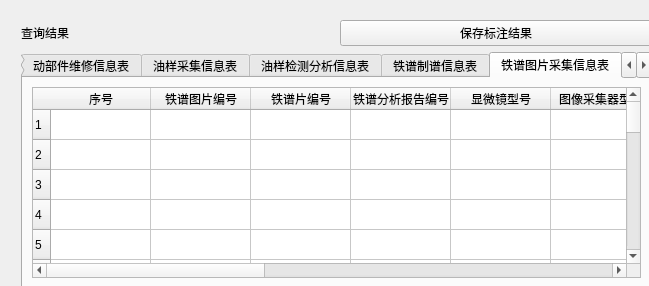
<?xml version="1.0" encoding="UTF-8"?>
<ui version="4.0">
 <class>buttom</class>
 <widget class="QWidget" name="buttom">
  <property name="geometry">
   <rect>
    <x>0</x>
    <y>0</y>
    <width>649</width>
    <height>286</height>
   </rect>
  </property>
  <property name="windowTitle">
   <string>Form</string>
  </property>
  <widget class="QWidget" name="layoutWidget">
   <property name="geometry">
    <rect>
     <x>21</x>
     <y>20</y>
     <width>631</width>
     <height>269</height>
    </rect>
   </property>
   <layout class="QVBoxLayout" name="verticalLayout">
    <item>
     <layout class="QHBoxLayout" name="horizontalLayout">
      <item>
       <widget class="QLabel" name="label_7">
        <property name="text">
         <string>查询结果</string>
        </property>
       </widget>
      </item>
      <item>
       <widget class="QPushButton" name="pushButton">
        <property name="text">
         <string>保存标注结果</string>
        </property>
       </widget>
      </item>
     </layout>
    </item>
    <item>
     <widget class="QTabWidget" name="tabWidget_2">
      <property name="currentIndex">
       <number>6</number>
      </property>
      <widget class="QWidget" name="tab_3">
       <attribute name="title">
        <string>装备信息表</string>
       </attribute>
       <layout class="QGridLayout" name="gridLayout">
        <item row="0" column="0">
         <widget class="QTableWidget" name="twLend">
          <row>
           <property name="text">
            <string>1</string>
           </property>
          </row>
          <row>
           <property name="text">
            <string>2</string>
           </property>
          </row>
          <row>
           <property name="text">
            <string>3</string>
           </property>
          </row>
          <row>
           <property name="text">
            <string>4</string>
           </property>
          </row>
          <row>
           <property name="text">
            <string>5</string>
           </property>
          </row>
          <row>
           <property name="text">
            <string>6</string>
           </property>
          </row>
          <column>
           <property name="text">
            <string>序号</string>
           </property>
          </column>
          <column>
           <property name="text">
            <string>机号</string>
           </property>
          </column>
          <column>
           <property name="text">
            <string>机型</string>
           </property>
          </column>
          <column>
           <property name="text">
            <string>单位编号</string>
           </property>
          </column>
          <column>
           <property name="text">
            <string>飞行小时数</string>
           </property>
          </column>
          <column>
           <property name="text">
            <string>运行阶段</string>
           </property>
          </column>
          <column>
           <property name="text">
            <string>修复次数</string>
           </property>
          </column>
         </widget>
        </item>
       </layout>
      </widget>
      <widget class="QWidget" name="tab_4">
       <attribute name="title">
        <string>动部件信息表</string>
       </attribute>
       <layout class="QGridLayout" name="gridLayout_2">
        <item row="0" column="0">
         <widget class="QTableWidget" name="twLend_2">
          <row>
           <property name="text">
            <string>1</string>
           </property>
          </row>
          <row>
           <property name="text">
            <string>2</string>
           </property>
          </row>
          <row>
           <property name="text">
            <string>3</string>
           </property>
          </row>
          <row>
           <property name="text">
            <string>4</string>
           </property>
          </row>
          <row>
           <property name="text">
            <string>5</string>
           </property>
          </row>
          <row>
           <property name="text">
            <string>6</string>
           </property>
          </row>
          <column>
           <property name="text">
            <string>序号</string>
           </property>
          </column>
          <column>
           <property name="text">
            <string>动部件编号</string>
           </property>
          </column>
          <column>
           <property name="text">
            <string>动部件型号</string>
           </property>
          </column>
          <column>
           <property name="text">
            <string>动部件名称</string>
           </property>
          </column>
          <column>
           <property name="text">
            <string>运行时数</string>
           </property>
          </column>
          <column>
           <property name="text">
            <string>运行阶段</string>
           </property>
          </column>
          <column>
           <property name="text">
            <string>机号</string>
           </property>
          </column>
          <column>
           <property name="text">
            <string>机型</string>
           </property>
          </column>
          <column>
           <property name="text">
            <string>动部件起始日期</string>
           </property>
          </column>
          <column>
           <property name="text">
            <string>动部件终止日期</string>
           </property>
          </column>
         </widget>
        </item>
       </layout>
      </widget>
      <widget class="QWidget" name="tab_6">
       <attribute name="title">
        <string>动部件维修信息表</string>
       </attribute>
       <layout class="QGridLayout" name="gridLayout_3">
        <item row="0" column="0">
         <widget class="QTableWidget" name="twLend_3">
          <row>
           <property name="text">
            <string>1</string>
           </property>
          </row>
          <row>
           <property name="text">
            <string>2</string>
           </property>
          </row>
          <row>
           <property name="text">
            <string>3</string>
           </property>
          </row>
          <row>
           <property name="text">
            <string>4</string>
           </property>
          </row>
          <row>
           <property name="text">
            <string>5</string>
           </property>
          </row>
          <row>
           <property name="text">
            <string>6</string>
           </property>
          </row>
          <column>
           <property name="text">
            <string>序号</string>
           </property>
          </column>
          <column>
           <property name="text">
            <string>动部件维修编号</string>
           </property>
          </column>
          <column>
           <property name="text">
            <string>动部件编号</string>
           </property>
          </column>
          <column>
           <property name="text">
            <string>动部件型号</string>
           </property>
          </column>
          <column>
           <property name="text">
            <string>维修原因</string>
           </property>
          </column>
          <column>
           <property name="text">
            <string>维修日期</string>
           </property>
          </column>
          <column>
           <property name="text">
            <string>维修次数</string>
           </property>
          </column>
          <column>
           <property name="text">
            <string>维修执行单位</string>
           </property>
          </column>
          <column>
           <property name="text">
            <string>维修内容</string>
           </property>
          </column>
          <column>
           <property name="text">
            <string>维修换件情况</string>
           </property>
          </column>
         </widget>
        </item>
       </layout>
      </widget>
      <widget class="QWidget" name="tab_8">
       <attribute name="title">
        <string>油样采集信息表</string>
       </attribute>
       <layout class="QGridLayout" name="gridLayout_4">
        <item row="0" column="0">
         <widget class="QTableWidget" name="twLend_4">
          <row>
           <property name="text">
            <string>1</string>
           </property>
          </row>
          <row>
           <property name="text">
            <string>2</string>
           </property>
          </row>
          <row>
           <property name="text">
            <string>3</string>
           </property>
          </row>
          <row>
           <property name="text">
            <string>4</string>
           </property>
          </row>
          <row>
           <property name="text">
            <string>5</string>
           </property>
          </row>
          <row>
           <property name="text">
            <string>6</string>
           </property>
          </row>
          <row>
           <property name="text">
            <string>7</string>
           </property>
          </row>
          <row>
           <property name="text">
            <string>8</string>
           </property>
          </row>
          <row>
           <property name="text">
            <string>9</string>
           </property>
          </row>
          <row>
           <property name="text">
            <string>10</string>
           </property>
          </row>
          <row>
           <property name="text">
            <string>11</string>
           </property>
          </row>
          <row>
           <property name="text">
            <string>12</string>
           </property>
          </row>
          <column>
           <property name="text">
            <string>序号</string>
           </property>
          </column>
          <column>
           <property name="text">
            <string>油样编号</string>
           </property>
          </column>
          <column>
           <property name="text">
            <string>采样单位编号</string>
           </property>
          </column>
          <column>
           <property name="text">
            <string>机型</string>
           </property>
          </column>
          <column>
           <property name="text">
            <string>机号</string>
           </property>
          </column>
          <column>
           <property name="text">
            <string>监控部件名称</string>
           </property>
          </column>
          <column>
           <property name="text">
            <string>监控部件编号</string>
           </property>
          </column>
          <column>
           <property name="text">
            <string>采样点编号</string>
           </property>
          </column>
          <column>
           <property name="text">
            <string>滑油工作时效</string>
           </property>
          </column>
          <column>
           <property name="text">
            <string>滑油添加量</string>
           </property>
          </column>
          <column>
           <property name="text">
            <string>采样原因</string>
           </property>
          </column>
          <column>
           <property name="text">
            <string>采样单位</string>
           </property>
          </column>
          <column>
           <property name="text">
            <string>采样人</string>
           </property>
          </column>
          <column>
           <property name="text">
            <string>采样日期</string>
           </property>
          </column>
          <column>
           <property name="text">
            <string>采样时间</string>
           </property>
          </column>
          <column>
           <property name="text">
            <string>采样时机</string>
           </property>
          </column>
          <column>
           <property name="text">
            <string>采样方式</string>
           </property>
          </column>
          <column>
           <property name="text">
            <string>采样量</string>
           </property>
          </column>
          <column>
           <property name="text">
            <string>采样说明</string>
           </property>
          </column>
          <column>
           <property name="text">
            <string>送样人</string>
           </property>
          </column>
          <column>
           <property name="text">
            <string>送样日期</string>
           </property>
          </column>
          <column>
           <property name="text">
            <string>送样时间</string>
           </property>
          </column>
         </widget>
        </item>
       </layout>
      </widget>
      <widget class="QWidget" name="tab_10">
       <attribute name="title">
        <string>油样检测分析信息表</string>
       </attribute>
       <layout class="QGridLayout" name="gridLayout_7">
        <item row="0" column="0">
         <widget class="QTableWidget" name="twLend_5">
          <row>
           <property name="text">
            <string>1</string>
           </property>
          </row>
          <row>
           <property name="text">
            <string>2</string>
           </property>
          </row>
          <row>
           <property name="text">
            <string>3</string>
           </property>
          </row>
          <row>
           <property name="text">
            <string>4</string>
           </property>
          </row>
          <row>
           <property name="text">
            <string>5</string>
           </property>
          </row>
          <row>
           <property name="text">
            <string>6</string>
           </property>
          </row>
          <row>
           <property name="text">
            <string>7</string>
           </property>
          </row>
          <row>
           <property name="text">
            <string>8</string>
           </property>
          </row>
          <row>
           <property name="text">
            <string>9</string>
           </property>
          </row>
          <row>
           <property name="text">
            <string>10</string>
           </property>
          </row>
          <row>
           <property name="text">
            <string>11</string>
           </property>
          </row>
          <row>
           <property name="text">
            <string>12</string>
           </property>
          </row>
          <column>
           <property name="text">
            <string>序号</string>
           </property>
          </column>
          <column>
           <property name="text">
            <string>油样编号</string>
           </property>
          </column>
          <column>
           <property name="text">
            <string>检测分析单位名称</string>
           </property>
          </column>
          <column>
           <property name="text">
            <string>送检单位</string>
           </property>
          </column>
          <column>
           <property name="text">
            <string>送检原因</string>
           </property>
          </column>
          <column>
           <property name="text">
            <string>送样人</string>
           </property>
          </column>
          <column>
           <property name="text">
            <string>收油样日期</string>
           </property>
          </column>
          <column>
           <property name="text">
            <string>收油样人</string>
           </property>
          </column>
          <column>
           <property name="text">
            <string>污染度分析方法</string>
           </property>
          </column>
          <column>
           <property name="text">
            <string>污染度分析人</string>
           </property>
          </column>
          <column>
           <property name="text">
            <string>污染度分析日期</string>
           </property>
          </column>
          <column>
           <property name="text">
            <string>污染度分析设备</string>
           </property>
          </column>
          <column>
           <property name="text">
            <string>污染度分析报告编号</string>
           </property>
          </column>
          <column>
           <property name="text">
            <string>光谱分析方法</string>
           </property>
          </column>
          <column>
           <property name="text">
            <string>光谱分析人</string>
           </property>
          </column>
          <column>
           <property name="text">
            <string>光谱分析日期</string>
           </property>
          </column>
          <column>
           <property name="text">
            <string>光谱分析设备</string>
           </property>
          </column>
          <column>
           <property name="text">
            <string>光谱分析报告编号</string>
           </property>
          </column>
          <column>
           <property name="text">
            <string>铁谱分析方法</string>
           </property>
          </column>
          <column>
           <property name="text">
            <string>铁谱分析人</string>
           </property>
          </column>
          <column>
           <property name="text">
            <string>铁谱分析日期</string>
           </property>
          </column>
          <column>
           <property name="text">
            <string>铁谱分析设备</string>
           </property>
          </column>
          <column>
           <property name="text">
            <string>铁谱分析报告编号</string>
           </property>
          </column>
          <column>
           <property name="text">
            <string>理化分析方法</string>
           </property>
          </column>
          <column>
           <property name="text">
            <string>理化分析人</string>
           </property>
          </column>
          <column>
           <property name="text">
            <string>理化分析日期</string>
           </property>
          </column>
          <column>
           <property name="text">
            <string>理化分析设备</string>
           </property>
          </column>
          <column>
           <property name="text">
            <string>理化分析报告编号</string>
           </property>
          </column>
         </widget>
        </item>
       </layout>
      </widget>
      <widget class="QWidget" name="tab_12">
       <attribute name="title">
        <string>铁谱制谱信息表</string>
       </attribute>
       <layout class="QGridLayout" name="gridLayout_8">
        <item row="0" column="0">
         <widget class="QTableWidget" name="twLend_6">
          <row>
           <property name="text">
            <string>1</string>
           </property>
          </row>
          <row>
           <property name="text">
            <string>2</string>
           </property>
          </row>
          <row>
           <property name="text">
            <string>3</string>
           </property>
          </row>
          <row>
           <property name="text">
            <string>4</string>
           </property>
          </row>
          <row>
           <property name="text">
            <string>5</string>
           </property>
          </row>
          <row>
           <property name="text">
            <string>6</string>
           </property>
          </row>
          <row>
           <property name="text">
            <string>7</string>
           </property>
          </row>
          <row>
           <property name="text">
            <string>8</string>
           </property>
          </row>
          <row>
           <property name="text">
            <string>9</string>
           </property>
          </row>
          <row>
           <property name="text">
            <string>10</string>
           </property>
          </row>
          <row>
           <property name="text">
            <string>11</string>
           </property>
          </row>
          <row>
           <property name="text">
            <string>12</string>
           </property>
          </row>
          <row>
           <property name="text">
            <string>13</string>
           </property>
          </row>
          <row>
           <property name="text">
            <string>14</string>
           </property>
          </row>
          <row>
           <property name="text">
            <string>15</string>
           </property>
          </row>
          <row>
           <property name="text">
            <string>16</string>
           </property>
          </row>
          <row>
           <property name="text">
            <string>17</string>
           </property>
          </row>
          <row>
           <property name="text">
            <string>18</string>
           </property>
          </row>
          <row>
           <property name="text">
            <string>19</string>
           </property>
          </row>
          <row>
           <property name="text">
            <string>20</string>
           </property>
          </row>
          <row>
           <property name="text">
            <string>21</string>
           </property>
          </row>
          <row>
           <property name="text">
            <string>22</string>
           </property>
          </row>
          <row>
           <property name="text">
            <string>23</string>
           </property>
          </row>
          <row>
           <property name="text">
            <string>24</string>
           </property>
          </row>
          <column>
           <property name="text">
            <string>序号</string>
           </property>
          </column>
          <column>
           <property name="text">
            <string>铁谱片编号</string>
           </property>
          </column>
          <column>
           <property name="text">
            <string>铁谱分析报告编号</string>
           </property>
          </column>
          <column>
           <property name="text">
            <string>油样编号</string>
           </property>
          </column>
          <column>
           <property name="text">
            <string>分析铁谱仪型号</string>
           </property>
          </column>
          <column>
           <property name="text">
            <string>铁谱片制取油样消耗量</string>
           </property>
          </column>
          <column>
           <property name="text">
            <string>铁谱片制取方法</string>
           </property>
          </column>
          <column>
           <property name="text">
            <string>铁谱片制取人</string>
           </property>
          </column>
         </widget>
        </item>
       </layout>
      </widget>
      <widget class="QWidget" name="tab_14">
       <attribute name="title">
        <string>铁谱图片采集信息表</string>
       </attribute>
       <layout class="QGridLayout" name="gridLayout_9">
        <item row="0" column="0">
         <widget class="QTableWidget" name="twLend_7">
          <row>
           <property name="text">
            <string>1</string>
           </property>
          </row>
          <row>
           <property name="text">
            <string>2</string>
           </property>
          </row>
          <row>
           <property name="text">
            <string>3</string>
           </property>
          </row>
          <row>
           <property name="text">
            <string>4</string>
           </property>
          </row>
          <row>
           <property name="text">
            <string>5</string>
           </property>
          </row>
          <row>
           <property name="text">
            <string>6</string>
           </property>
          </row>
          <row>
           <property name="text">
            <string>7</string>
           </property>
          </row>
          <row>
           <property name="text">
            <string>8</string>
           </property>
          </row>
          <row>
           <property name="text">
            <string>9</string>
           </property>
          </row>
          <row>
           <property name="text">
            <string>10</string>
           </property>
          </row>
          <row>
           <property name="text">
            <string>11</string>
           </property>
          </row>
          <row>
           <property name="text">
            <string>12</string>
           </property>
          </row>
          <row>
           <property name="text">
            <string>13</string>
           </property>
          </row>
          <row>
           <property name="text">
            <string>14</string>
           </property>
          </row>
          <row>
           <property name="text">
            <string>15</string>
           </property>
          </row>
          <row>
           <property name="text">
            <string>16</string>
           </property>
          </row>
          <row>
           <property name="text">
            <string>17</string>
           </property>
          </row>
          <row>
           <property name="text">
            <string>18</string>
           </property>
          </row>
          <row>
           <property name="text">
            <string>19</string>
           </property>
          </row>
          <row>
           <property name="text">
            <string>20</string>
           </property>
          </row>
          <row>
           <property name="text">
            <string>21</string>
           </property>
          </row>
          <row>
           <property name="text">
            <string>22</string>
           </property>
          </row>
          <row>
           <property name="text">
            <string>23</string>
           </property>
          </row>
          <row>
           <property name="text">
            <string>24</string>
           </property>
          </row>
          <column>
           <property name="text">
            <string>序号</string>
           </property>
          </column>
          <column>
           <property name="text">
            <string>铁谱图片编号</string>
           </property>
          </column>
          <column>
           <property name="text">
            <string>铁谱片编号</string>
           </property>
          </column>
          <column>
           <property name="text">
            <string>铁谱分析报告编号</string>
           </property>
          </column>
          <column>
           <property name="text">
            <string>显微镜型号</string>
           </property>
          </column>
          <column>
           <property name="text">
            <string>图像采集器型号</string>
           </property>
          </column>
          <column>
           <property name="text">
            <string>光源类型</string>
           </property>
          </column>
          <column>
           <property name="text">
            <string>放大倍数</string>
           </property>
          </column>
          <column>
           <property name="text">
            <string>铁谱图片采集区域</string>
           </property>
          </column>
          <column>
           <property name="text">
            <string>铁谱图片采集人</string>
           </property>
          </column>
          <column>
           <property name="text">
            <string>铁谱图片(路径)</string>
           </property>
          </column>
          <column>
           <property name="text">
            <string>铁谱图片识别分析信息</string>
           </property>
          </column>
          <column>
           <property name="text">
            <string>铁谱图片标识符号</string>
           </property>
          </column>
         </widget>
        </item>
       </layout>
      </widget>
      <widget class="QWidget" name="tab_16">
       <attribute name="title">
        <string>磨粒标注信息表</string>
       </attribute>
       <layout class="QGridLayout" name="gridLayout_5">
        <item row="0" column="0">
         <widget class="QTableWidget" name="twLend_8">
          <row>
           <property name="text">
            <string>1</string>
           </property>
          </row>
          <row>
           <property name="text">
            <string>2</string>
           </property>
          </row>
          <row>
           <property name="text">
            <string>3</string>
           </property>
          </row>
          <row>
           <property name="text">
            <string>4</string>
           </property>
          </row>
          <row>
           <property name="text">
            <string>5</string>
           </property>
          </row>
          <row>
           <property name="text">
            <string>6</string>
           </property>
          </row>
          <row>
           <property name="text">
            <string>7</string>
           </property>
          </row>
          <row>
           <property name="text">
            <string>8</string>
           </property>
          </row>
          <row>
           <property name="text">
            <string>9</string>
           </property>
          </row>
          <row>
           <property name="text">
            <string>10</string>
           </property>
          </row>
          <row>
           <property name="text">
            <string>11</string>
           </property>
          </row>
          <row>
           <property name="text">
            <string>12</string>
           </property>
          </row>
          <row>
           <property name="text">
            <string>13</string>
           </property>
          </row>
          <row>
           <property name="text">
            <string>14</string>
           </property>
          </row>
          <row>
           <property name="text">
            <string>15</string>
           </property>
          </row>
          <row>
           <property name="text">
            <string>16</string>
           </property>
          </row>
          <row>
           <property name="text">
            <string>17</string>
           </property>
          </row>
          <row>
           <property name="text">
            <string>18</string>
           </property>
          </row>
          <row>
           <property name="text">
            <string>19</string>
           </property>
          </row>
          <row>
           <property name="text">
            <string>20</string>
           </property>
          </row>
          <row>
           <property name="text">
            <string>21</string>
           </property>
          </row>
          <row>
           <property name="text">
            <string>22</string>
           </property>
          </row>
          <row>
           <property name="text">
            <string>23</string>
           </property>
          </row>
          <row>
           <property name="text">
            <string>24</string>
           </property>
          </row>
          <row>
           <property name="text">
            <string>25</string>
           </property>
          </row>
          <row>
           <property name="text">
            <string>26</string>
           </property>
          </row>
          <row>
           <property name="text">
            <string>27</string>
           </property>
          </row>
          <row>
           <property name="text">
            <string>28</string>
           </property>
          </row>
          <row>
           <property name="text">
            <string>29</string>
           </property>
          </row>
          <row>
           <property name="text">
            <string>30</string>
           </property>
          </row>
          <row>
           <property name="text">
            <string>31</string>
           </property>
          </row>
          <row>
           <property name="text">
            <string>32</string>
           </property>
          </row>
          <row>
           <property name="text">
            <string>33</string>
           </property>
          </row>
          <row>
           <property name="text">
            <string>34</string>
           </property>
          </row>
          <column>
           <property name="text">
            <string>序号</string>
           </property>
          </column>
          <column>
           <property name="text">
            <string>磨粒编号</string>
           </property>
          </column>
          <column>
           <property name="text">
            <string>铁谱图片编号</string>
           </property>
          </column>
          <column>
           <property name="text">
            <string>铁谱片编号</string>
           </property>
          </column>
          <column>
           <property name="text">
            <string>铁谱分析报告编号</string>
           </property>
          </column>
          <column>
           <property name="text">
            <string>磨粒标注人</string>
           </property>
          </column>
          <column>
           <property name="text">
            <string>磨粒图片（路径）</string>
           </property>
          </column>
          <column>
           <property name="text">
            <string>磨粒材质</string>
           </property>
          </column>
          <column>
           <property name="text">
            <string>磨粒位置</string>
           </property>
          </column>
          <column>
           <property name="text">
            <string>磨粒尺寸</string>
           </property>
          </column>
          <column>
           <property name="text">
            <string>磨粒周长</string>
           </property>
          </column>
          <column>
           <property name="text">
            <string>磨粒形状</string>
           </property>
          </column>
          <column>
           <property name="text">
            <string>磨粒颜色</string>
           </property>
          </column>
          <column>
           <property name="text">
            <string>磨粒表面纹理类型</string>
           </property>
          </column>
          <column>
           <property name="text">
            <string>磨粒磨损类型</string>
           </property>
          </column>
          <column>
           <property name="text">
            <string>磨粒损伤部位</string>
           </property>
          </column>
          <column>
           <property name="text">
            <string>磨粒磨损机理</string>
           </property>
          </column>
          <column>
           <property name="text">
            <string>磨粒反映故障信息</string>
           </property>
          </column>
          <column>
           <property name="text">
            <string>磨粒典型性</string>
           </property>
          </column>
         </widget>
        </item>
       </layout>
      </widget>
     </widget>
    </item>
   </layout>
  </widget>
 </widget>
 <resources/>
 <connections/>
</ui>
